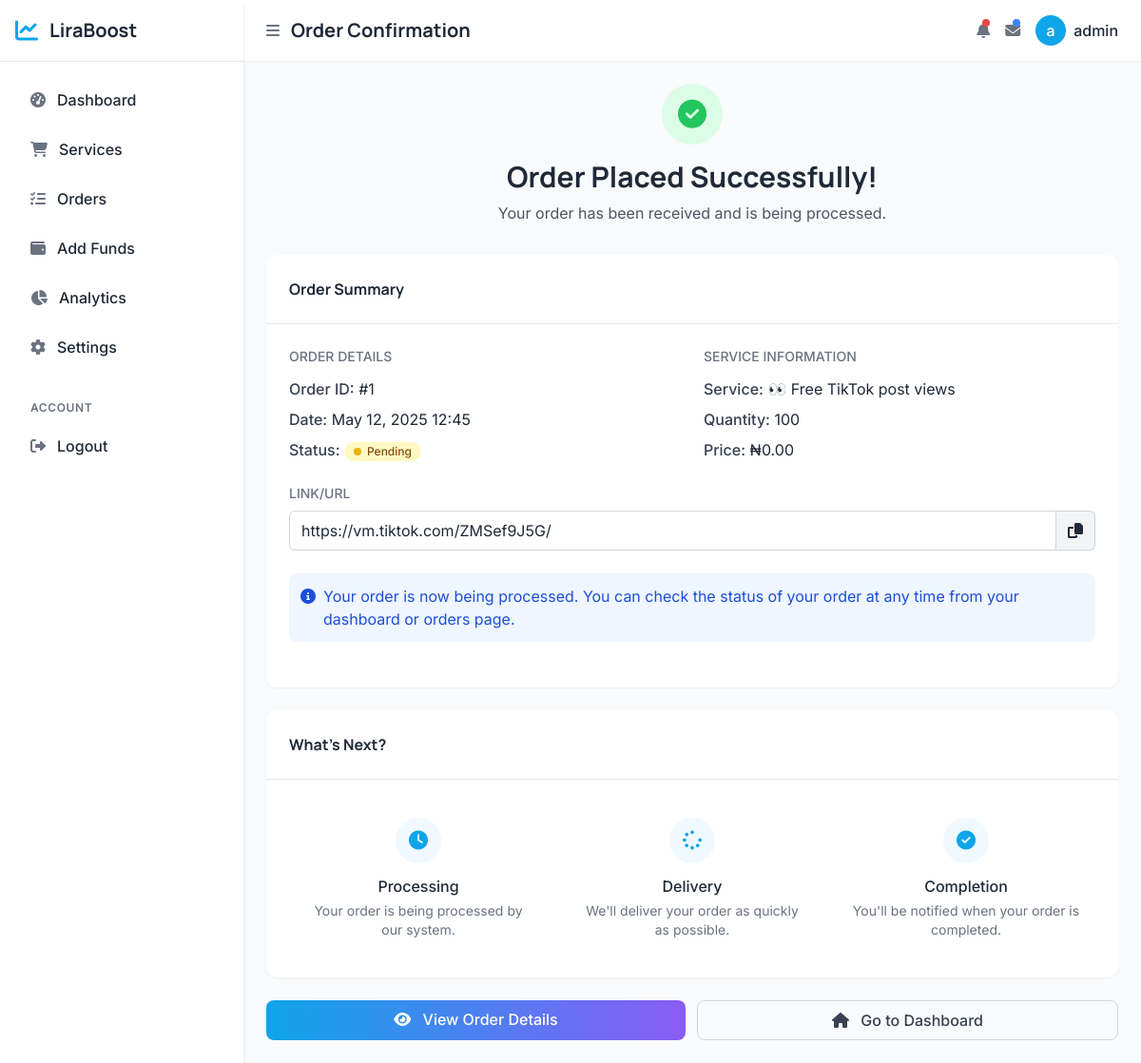
Page /order/confirmation/1/ (signed in) on the committed database.
### core/models.py (models this page shows, shortened)
class SiteSettings(models.Model):
    site_name = models.CharField(max_length=100, default="SocialBoost")
    site_description = models.TextField(blank=True, default="Social Media Marketing Platform")
    contact_email = models.EmailField(default='contact@yoursite.com')
    support_email = models.EmailField(default='support@yoursite.com')
    support_phone = models.CharField(max_length=20, blank=True, null=True)
    markup_percentage = models.DecimalField(max_digits=5, decimal_places=2, default=Decimal('20.00'))
    min_deposit = models.DecimalField(max_digits=10, decimal_places=2, default=Decimal('500.00'))
    min_withdrawal_amount = models.DecimalField(max_digits=10, decimal_places=2, default=Decimal('1000.00'))
    maintenance_mode = models.BooleanField(default=False)
    @classmethod
    def get_settings(cls):
        settings, created = cls.objects.get_or_create(pk=1)
        return settings

class Order(models.Model):
    STATUS_CHOICES = (
        ('pending', 'Pending'),
        ('processing', 'Processing'),
        ('completed', 'Completed'),
        ('canceled', 'Canceled'),
        ('error', 'Error'),
    )
    user = models.ForeignKey(User, on_delete=models.CASCADE)
    service = models.ForeignKey(Service, on_delete=models.CASCADE)
    order_id = models.CharField(max_length=100, blank=True, null=True)  # From API provider
    link = models.URLField()
    quantity = models.IntegerField()
    status = models.CharField(max_length=50, choices=STATUS_CHOICES, default='pending')
    charge = models.DecimalField(max_digits=10, decimal_places=2)
    comments = models.TextField(blank=True, null=True)
    created_at = models.DateTimeField(auto_now_add=True)

class Service(models.Model):
    service_id = models.IntegerField(unique=True)
    name = models.CharField(max_length=255)
    category = models.CharField(max_length=100)
    rate = models.DecimalField(max_digits=10, decimal_places=2, default=Decimal('0.00'))
    min_quantity = models.IntegerField()
    max_quantity = models.IntegerField()
    description = models.TextField()
    is_active = models.BooleanField(default=True)

### core/views.py (the view)
# urls.py: path('order/confirmation/<int:order_id>/', views.order_confirmation, name='order_confirmation'),
@login_required
def order_confirmation(request, order_id):
    order = get_object_or_404(Order, id=order_id, user=request.user)
    return render(request, 'order_confirmation.html', {'order': order})

### core/context_processors.py (called while the page is built)
def site_settings(request):
    try:
        settings = SiteSettings.get_settings()
        return {'site_settings': settings}
    except Exception as e:
        return {
            'site_settings': {
                'site_name': 'SocialBoost',
                'site_description': 'Social Media Marketing Platform',
                'contact_email': 'contact@example.com',
                'support_email': 'support@example.com',
                'markup_percentage': 20.00,
                'min_deposit': 500.00,
                'min_withdrawal_amount': 1000.00,
                'maintenance_mode': False
            }
        }

### core/templates/order_confirmation.html (shortened to what this page needs)
{% extends 'dash_base.html' %}
{% block page_title %}Order Confirmation{% endblock %}
{% block content %}
<div class="animate-fade-in">
    <div class="text-center mb-8 animate-slide-up">
        <div class="w-16 h-16 bg-green-100 rounded-full flex items-center justify-center mx-auto mb-4">
            <i class="fas fa-check-circle text-green-500 text-3xl"></i>
        </div>
        <h2 class="text-2xl md:text-3xl font-display font-bold text-gray-800 mb-2">Order Placed Successfully!</h2>
        <p class="text-gray-600 max-w-lg mx-auto">Your order has been received and is being processed.</p>
    </div>
    <div class="bg-white rounded-xl shadow-sm overflow-hidden animate-slide-up" style="animation-delay: 0.1s;">
        <div class="p-4 md:p-6 border-b">
            <h3 class="font-display font-bold text-gray-800 text-sm md:text-base">Order Summary</h3>
        </div>
        <div class="p-4 md:p-6">
            <div class="grid grid-cols-1 md:grid-cols-2 gap-6 mb-6">
                <div>
                    <h4 class="text-sm font-medium text-gray-500 mb-3">ORDER DETAILS</h4>
                    <div class="space-y-2">
                        <p><span class="font-medium text-gray-700">Order ID:</span> #{{ order.id }}</p>
                        <p><span class="font-medium text-gray-700">Date:</span> {{ order.created_at|date:"F d, Y H:i" }}</p>
                        <p><span class="font-medium text-gray-700">Status:</span>
                            <span class="inline-flex items-center px-2.5 py-0.5 rounded-full text-xs font-medium
                                {% if order.status == 'pending' %}bg-yellow-100 text-yellow-800
                                {% elif order.status == 'processing' %}bg-blue-100 text-blue-800
                                {% elif order.status == 'completed' %}bg-green-100 text-green-800
                                {% elif order.status == 'canceled' %}bg-gray-100 text-gray-800
                                {% elif order.status == 'error' %}bg-red-100 text-red-800
                                {% else %}bg-gray-100 text-gray-800{% endif %}">
                                <span class="badge-dot
                                    {% if order.status == 'pending' %}bg-yellow-500
                                    {% elif order.status == 'processing' %}bg-blue-500
                                    {% elif order.status == 'completed' %}bg-green-500
                                    {% elif order.status == 'canceled' %}bg-gray-500
                                    {% elif order.status == 'error' %}bg-red-500
                                    {% else %}bg-gray-500{% endif %}"></span>
                                {{ order.status|title }}
                            </span>
                        </p>
                    </div>
                </div>
                <div>
                    <h4 class="text-sm font-medium text-gray-500 mb-3">SERVICE INFORMATION</h4>
                    <div class="space-y-2">
                        <p><span class="font-medium text-gray-700">Service:</span> {{ order.service.name }}</p>
                        <p><span class="font-medium text-gray-700">Quantity:</span> {{ order.quantity }}</p>
                        <p><span class="font-medium text-gray-700">Price:</span> ₦{{ order.charge|floatformat:2 }}</p>
                    </div>
                </div>
            </div>
            <div class="mb-6">
                <h4 class="text-sm font-medium text-gray-500 mb-2">LINK/URL</h4>
                <div class="flex">
                    <input type="text" class="flex-1 px-3 py-2 border border-gray-300 rounded-l-md focus:outline-none focus:ring-primary-500 focus:border-primary-500"
                           value="{{ order.link }}" readonly>
                    <button class="px-3 py-2 bg-gray-100 border border-l-0 border-gray-300 rounded-r-md hover:bg-gray-200"
                            onclick="copyToClipboard('{{ order.link }}')">
                        <i class="fas fa-copy"></i>
                    </button>
                </div>
            </div>
            <div class="p-3 rounded-lg bg-blue-50 text-blue-700 mb-6">
                <div class="flex items-start">
                    <i class="fas fa-info-circle mt-1 mr-2"></i>
                    <p>Your order is now being processed. You can check the status of your order at any time from your dashboard or orders page.</p>
                </div>
            </div>
        </div>
    </div>
    <div class="bg-white rounded-xl shadow-sm overflow-hidden mt-6 animate-slide-up" style="animation-delay: 0.2s;">
        <div class="p-4 md:p-6 border-b">
            <h3 class="font-display font-bold text-gray-800 text-sm md:text-base">What's Next?</h3>
        </div>
        <div class="p-4 md:p-6">
            <div class="grid grid-cols-1 md:grid-cols-3 gap-4">
                <div class="text-center p-4">
                    <div class="w-12 h-12 bg-primary-50 text-primary-500 rounded-full flex items-center justify-center mx-auto mb-3">
                        <i class="fas fa-clock text-xl"></i>
                    </div>
                    <h4 class="font-medium text-gray-800 mb-1">Processing</h4>
                    <p class="text-sm text-gray-500">Your order is being processed by our system.</p>
                </div>
                <div class="text-center p-4">
                    <div class="w-12 h-12 bg-primary-50 text-primary-500 rounded-full flex items-center justify-center mx-auto mb-3">
                        <i class="fas fa-spinner text-xl"></i>
                    </div>
                    <h4 class="font-medium text-gray-800 mb-1">Delivery</h4>
                    <p class="text-sm text-gray-500">We'll deliver your order as quickly as possible.</p>
                </div>
                <div class="text-center p-4">
                    <div class="w-12 h-12 bg-primary-50 text-primary-500 rounded-full flex items-center justify-center mx-auto mb-3">
                        <i class="fas fa-check-circle text-xl"></i>
                    </div>
                    <h4 class="font-medium text-gray-800 mb-1">Completion</h4>
                    <p class="text-sm text-gray-500">You'll be notified when your order is completed.</p>
                </div>
            </div>
        </div>
    </div>
    <div class="flex flex-col sm:flex-row gap-3 mt-6 animate-slide-up" style="animation-delay: 0.3s;">
        <a href="{% url 'order_status' order_id=order.id %}" class="px-4 py-2 bg-gradient-to-r from-primary-500 to-secondary-500 text-white rounded-lg hover:from-primary-600 hover:to-secondary-600 transition-colors duration-300 font-medium text-center flex-1">
            <i class="fas fa-eye mr-2"></i> View Order Details
        </a>
        <a href="{% url 'dashboard' %}" class="px-4 py-2 border border-gray-300 rounded-lg text-gray-700 hover:bg-gray-50 transition-colors duration-300 font-medium text-center flex-1">
            <i class="fas fa-home mr-2"></i> Go to Dashboard
        </a>
    </div>
</div>
{% endblock %}

### core/templates/dash_base.html (shortened to what this page needs)
<!DOCTYPE html>
<html lang="en">
<head>
    <script src="https://cdn.tailwindcss.com"></script>
    <link rel="stylesheet" href="https://cdnjs.cloudflare.com/ajax/libs/font-awesome/6.4.0/css/all.min.css">
</head>
<body class="bg-gray-50 font-sans text-gray-800 antialiased">
    <div class="flex h-screen overflow-hidden">
        <div class="sidebar bg-white shadow-md w-64 flex-shrink-0 z-50" id="sidebar">
            <div class="flex flex-col h-full">
                <div class="p-4 border-b flex items-center justify-between">
                    <a href="{% url 'dashboard' %}" class="flex items-center">
                        <i class="fas fa-chart-line text-primary-500 text-2xl mr-3"></i>
                        <span class="sidebar-brand-text text-xl font-display font-bold text-gray-800">{{ site_settings.site_name }}</span>
                    </a>
                </div>
                <div class="flex-1 overflow-y-auto py-4">
                    <div class="px-4 space-y-1">
                        <a href="{% url 'dashboard' %}" class="sidebar-item flex items-center px-4 py-3 rounded-lg {% if request.path == '/dashboard/' %}active{% endif %}">
                            <i class="fas fa-tachometer-alt text-gray-500 mr-3"></i>
                            <span class="sidebar-item-text font-medium">Dashboard</span>
                        </a>
                        <a href="{% url 'services' %}" class="sidebar-item flex items-center px-4 py-3 rounded-lg {% if request.path == '/services/' %}active{% endif %}">
                            <i class="fas fa-shopping-cart text-gray-500 mr-3"></i>
                            <span class="sidebar-item-text font-medium">Services</span>
                        </a>
                        <a href="{% url 'order_status' %}" class="sidebar-item flex items-center px-4 py-3 rounded-lg {% if request.path == '/orders/' or 'order-status' in request.path %}active{% endif %}">
                            <i class="fas fa-tasks text-gray-500 mr-3"></i>
                            <span class="sidebar-item-text font-medium">Orders</span>
                        </a>
                        <a href="{% url 'add_funds' %}" class="sidebar-item flex items-center px-4 py-3 rounded-lg {% if request.path == '/add-funds/' %}active{% endif %}">
                            <i class="fas fa-wallet text-gray-500 mr-3"></i>
                            <span class="sidebar-item-text font-medium">Add Funds</span>
                        </a>
                        <a href="#" class="sidebar-item flex items-center px-4 py-3 rounded-lg">
                            <i class="fas fa-chart-pie text-gray-500 mr-3"></i>
                            <span class="sidebar-item-text font-medium">Analytics</span>
                        </a>
                        <a href="{% url 'profile' %}" class="sidebar-item flex items-center px-4 py-3 rounded-lg">
                            <i class="fas fa-cog text-gray-500 mr-3"></i>
                            <span class="sidebar-item-text font-medium">Settings</span>
                        </a>
                    </div>
                    <div class="px-4 mt-8">
                        <div class="text-xs font-semibold text-gray-500 uppercase tracking-wider mb-2 px-4">Account</div>
                        <a href="{% url 'logout' %}" class="sidebar-item flex items-center px-4 py-3 rounded-lg">
                            <i class="fas fa-sign-out-alt text-gray-500 mr-3"></i>
                            <span class="sidebar-item-text font-medium">Logout</span>
                        </a>
                    </div>
                </div>
            </div>
        </div>
        <div class="flex-1 flex flex-col overflow-hidden main-content">
            <header class="bg-white shadow-sm z-10">
                <div class="flex items-center justify-between px-4 md:px-6 py-4">
                    <div class="flex items-center">
                        <button id="sidebar-toggle" class="text-gray-500 focus:outline-none" onclick="toggleMobileSidebar()">
                            <i class="fas fa-bars"></i>
                        </button>
                        <h1 class="ml-3 text-xl font-display font-bold text-gray-800 truncate">{% block page_title %}Dashboard{% endblock %}</h1>
                    </div>
                    <div class="flex items-center space-x-3 md:space-x-4">
                        <div class="relative hidden md:block">
                            <button class="text-gray-500 focus:outline-none">
                                <i class="fas fa-bell"></i>
                                <span class="absolute top-0 right-0 w-2 h-2 bg-red-500 rounded-full"></span>
                            </button>
                        </div>
                        <div class="relative hidden md:block">
                            <button class="text-gray-500 focus:outline-none">
                                <i class="fas fa-envelope"></i>
                                <span class="absolute top-0 right-0 w-2 h-2 bg-blue-500 rounded-full"></span>
                            </button>
                        </div>
                        <div class="flex items-center">
                            <div class="w-8 h-8 rounded-full bg-primary-500 flex items-center justify-center text-white font-medium">
                                {{ user.first_name|first|default:user.username|first }}
                            </div>
                            <span class="ml-2 font-medium hidden md:inline">{{ user.first_name|default:user.username }}</span>
                        </div>
                    </div>
                </div>
            </header>
            <main class="flex-1 overflow-y-auto p-4 md:p-6 bg-gray-50">
                {% block content %}{% endblock %}
            </main>
        </div>
    </div>
</body>
</html>

### core/templates/dash_base.html (style rules this page uses)
.animate-fade-in { animation: fadeIn 0.8s ease-out forwards; }
.animate-slide-up { animation: slideUp 0.8s ease-out forwards; }
.sidebar { transition: all 0.3s ease; }
.sidebar-item { transition: all 0.3s ease; }
.badge-dot { width: 8px; height: 8px; border-radius: 50%; display: inline-block; margin-right: 6px; }

### rows in the picture
SiteSettings: site_name "LiraBoost"
Order: id "1", created_at "May 12, 2025 12:45", status "Pending", service.name "👀 Free TikTok post views", quantity "100", charge "0.00", link "https://vm.tiktok.com/ZMSef9J5G/"

### other values in the picture
{{ user.first_name|first|default:user.username|first }} "a"
{{ user.first_name|default:user.username }} "admin"
